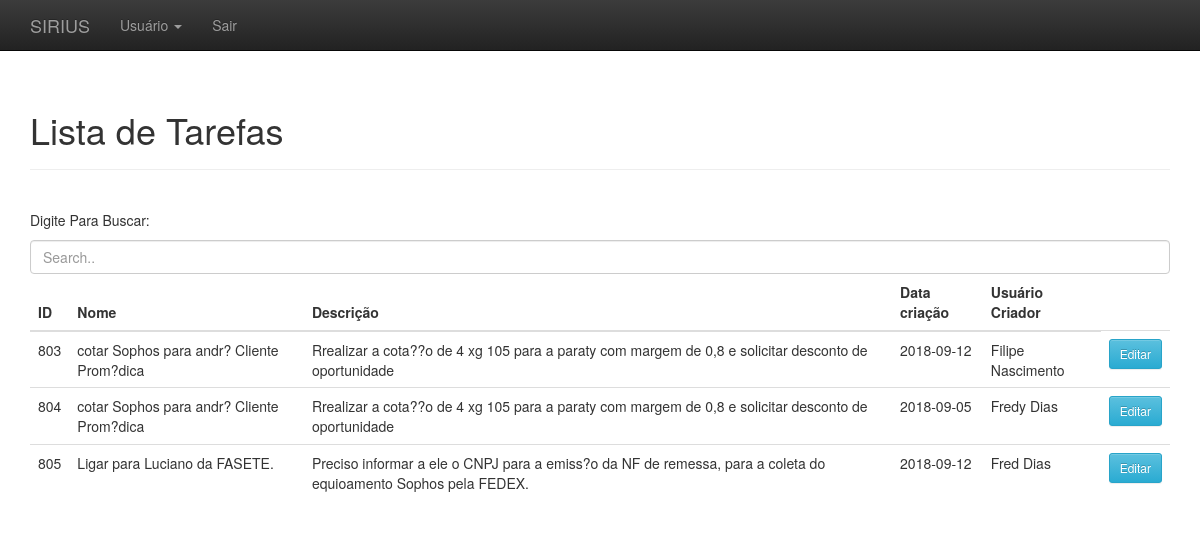
The app's page /home.php with its own data.
### tables this page shows
CREATE TABLE `tarefas` (
  `id_tarefas` int(11) NOT NULL,
  `nome_tarefa` varchar(100) NOT NULL,
  `descricao` varchar(500) NOT NULL,
  `data_criacao` date NOT NULL,
  `user_criador` varchar(100) NOT NULL
);

### Home.php (the view, shortened to what this page needs)
<!DOCTYPE html>
<html lang="pt-br">
  <head>
    <link href="css/bootstrap.min.css" rel="stylesheet">
    <link href="css/bootstrap-theme.min.css" rel="stylesheet">
    <link href="css/theme.css" rel="stylesheet">
  </head>
  <body role="document">
	<?php
		include_once("menu_admin.php");
	?>
    <div class="container theme-showcase" role="main">
      <div class="page-header">
        <h1>Lista de Tarefas</h1>
      </div>
      <div class="row">
        <div class="col-md-12">
          <table class="table">
            <table class="table">
            <thead>
              <p>Digite Para Buscar:</p>
  <input class="form-control" id="myInput" type="text" placeholder="Search..">
                <tr>
                <th>ID</th>
                <th>Nome</th>
                <th>Descrição</th>
                <th>Data criação</th>
                <th>Usuário Criador</th>
              </tr>
            </thead>
            <tbody id="myTable">
             <?php
$connection = new mysqli("localhost", "root", "", "basedetestes");
$sql = $connection->query("Select * From tarefas");
if($sql){
    while($exibe = $sql->fetch_assoc()){
        echo"<tr>";
        echo "<td>".$exibe["id_tarefas"]."</td>";
        echo "<td>".$exibe["nome_tarefa"]."</td>";
        echo "<td>".$exibe["descricao"]."</td>";
        echo "<td>".$exibe["data_criacao"]."</td>";
        echo "<td>".$exibe["user_criador"]."</td>";
        echo "<td> <a href='Home.php'><button class='btn btn-sm btn-info btn-block'>Editar</button></a></td>";
        }
    }
?>
            </tbody>
          </table>
        </div>
		</div>
    </div>
  </body>
</html>

### css/theme.css (style rules this page uses)
body { padding-top: 70px; padding-bottom: 30px; }

### records on screen
tarefas: id_tarefas "803", nome_tarefa "cotar Sophos para andr? Cliente Prom?dica", descricao "Rrealizar a cota??o de 4 xg 105 para a paraty com margem de 0,8 e solicitar desconto de oportunidade", data_criacao "2018-09-12", user_criador "Filipe Nascimento"
tarefas: id_tarefas "804", nome_tarefa "cotar Sophos para andr? Cliente Prom?dica", descricao "Rrealizar a cota??o de 4 xg 105 para a paraty com margem de 0,8 e solicitar desconto de oportunidade", data_criacao "2018-09-05", user_criador "Fredy Dias"
tarefas: id_tarefas "805", nome_tarefa "Ligar para Luciano da FASETE.", descricao "Preciso informar a ele o CNPJ para a emiss?o da NF de remessa, para a coleta do equioamento Sophos pela FEDEX.", data_criacao "2018-09-12", user_criador "Fred Dias"
